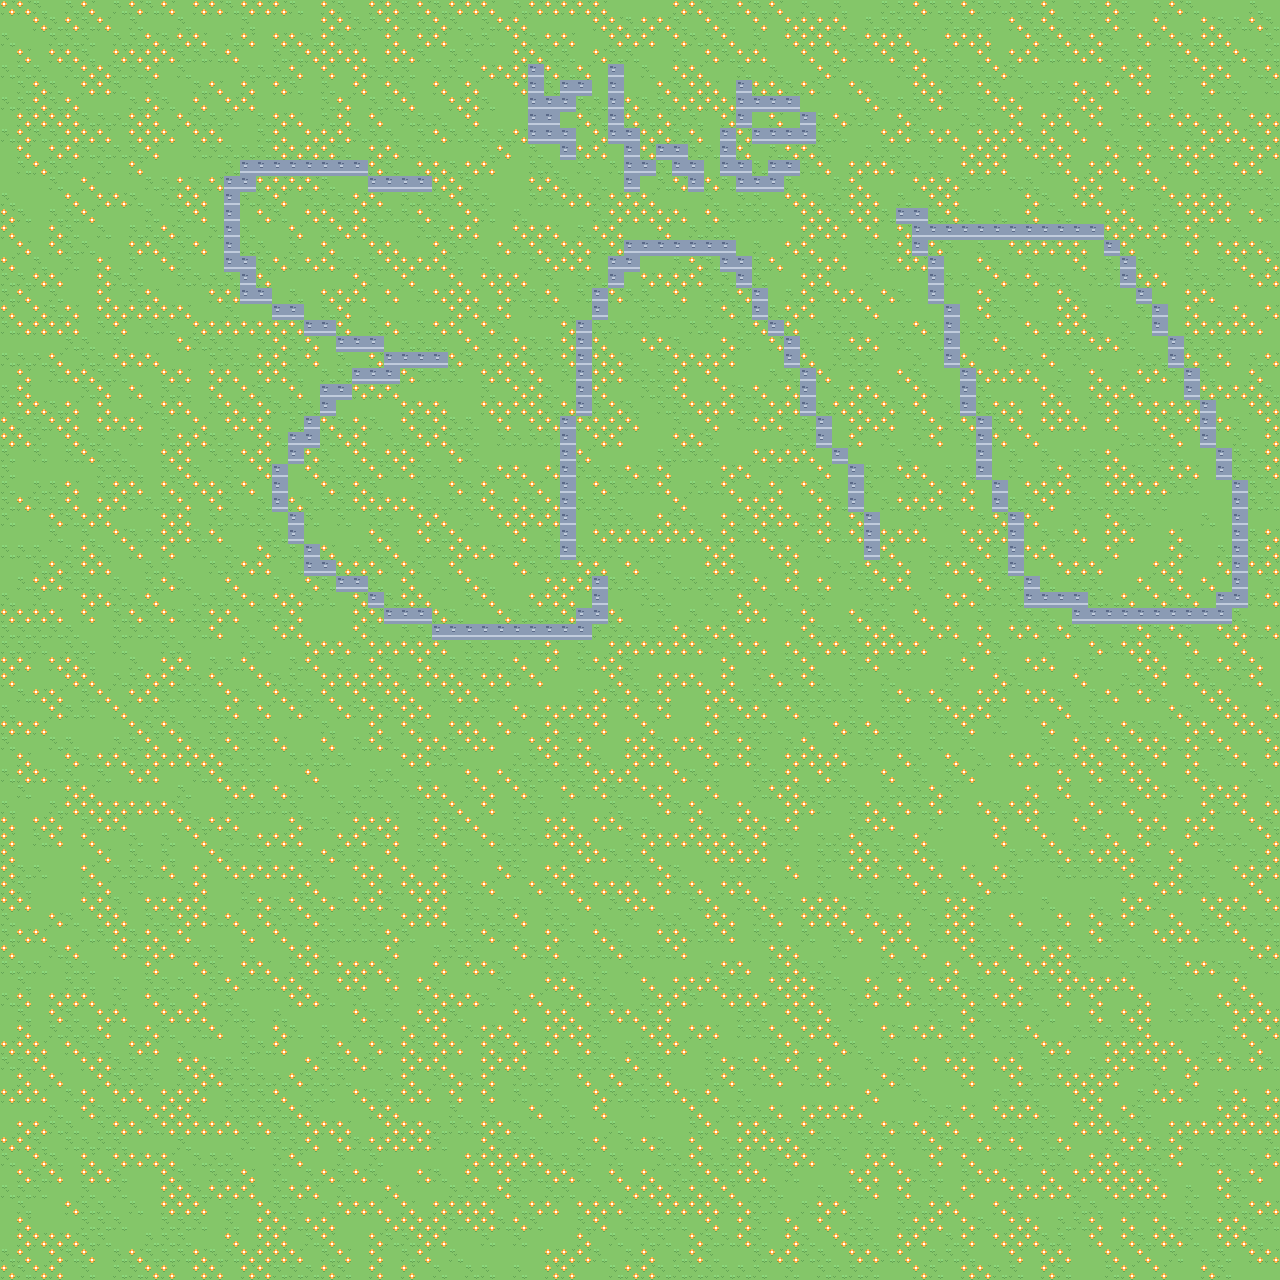

The image is a tile-based game level rendered from a .tmx file. Its description and source (layers, tilesets, objects; grid data summarised) follow:
An orthogonal 80x80 tile map with 16x16 px tiles, 2 tile layers (background, walls) and 1 object (player).

<map version="1.10" tiledversion="1.11.2" orientation="orthogonal" renderorder="left-down" width="80" height="80" tilewidth="16" tileheight="16" infinite="0" nextlayerid="5" nextobjectid="2">
 <tileset firstgid="1" source="../tinyTown.tsx" />
 <layer id="1" name="background" width="80" height="80" locked="1">
  <properties>
   <property name="solid" type="bool" value="false" />
  </properties>
  <data>[6400 cells, 6400 non-empty, 3 distinct tile ids]</data>
 </layer>
 <layer id="3" name="walls" width="80" height="80">
  <properties>
   <property name="solid" type="bool" value="true" />
  </properties>
  <data>[6400 cells, 241 non-empty, 1 distinct tile ids]</data>
 </layer>
 <objectgroup id="4" name="markers">
  <object id="1" name="player" x="686.671" y="748.358">
   <point />
  </object>
 </objectgroup>
</map>
